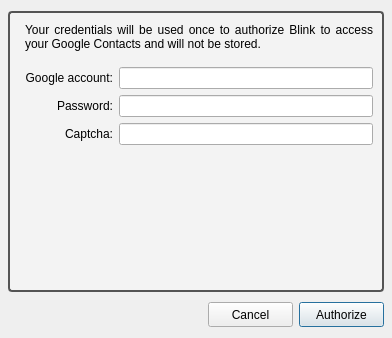
<?xml version="1.0" encoding="UTF-8"?>
<ui version="4.0">
 <class>Dialog</class>
 <widget class="QDialog" name="Dialog">
  <property name="geometry">
   <rect>
    <x>0</x>
    <y>0</y>
    <width>400</width>
    <height>290</height>
   </rect>
  </property>
  <property name="minimumSize">
   <size>
    <width>0</width>
    <height>0</height>
   </size>
  </property>
  <property name="windowTitle">
   <string>Google Contacts Authorization</string>
  </property>
  <layout class="QVBoxLayout" name="dialog_layout">
   <property name="spacing">
    <number>0</number>
   </property>
   <property name="sizeConstraint">
    <enum>QLayout::SetFixedSize</enum>
   </property>
   <property name="leftMargin">
    <number>8</number>
   </property>
   <property name="rightMargin">
    <number>8</number>
   </property>
   <item>
    <widget class="QFrame" name="background_frame">
     <property name="sizePolicy">
      <sizepolicy hsizetype="Preferred" vsizetype="Fixed">
       <horstretch>0</horstretch>
       <verstretch>0</verstretch>
      </sizepolicy>
     </property>
     <property name="minimumSize">
      <size>
       <width>0</width>
       <height>245</height>
      </size>
     </property>
     <property name="styleSheet">
      <string notr="true">QFrame#background_frame {
	border: 2px;
	border-radius: 4px;
	border-style: solid;
	border-color: #545454;
	background-color: rgba(244, 244, 244, 228); /* 244, 244, 244, 228 or 248, 248, 248, 224 */
}
</string>
     </property>
     <property name="frameShape">
      <enum>QFrame::StyledPanel</enum>
     </property>
     <property name="frameShadow">
      <enum>QFrame::Raised</enum>
     </property>
     <layout class="QVBoxLayout" name="frame_layout">
      <property name="leftMargin">
       <number>15</number>
      </property>
      <property name="topMargin">
       <number>10</number>
      </property>
      <item>
       <widget class="QLabel" name="note_label">
        <property name="sizePolicy">
         <sizepolicy hsizetype="Preferred" vsizetype="Preferred">
          <horstretch>0</horstretch>
          <verstretch>0</verstretch>
         </sizepolicy>
        </property>
        <property name="minimumSize">
         <size>
          <width>0</width>
          <height>0</height>
         </size>
        </property>
        <property name="text">
         <string>Your credentials will be used once to authorize Blink to access your Google Contacts and will not be stored.</string>
        </property>
        <property name="textFormat">
         <enum>Qt::AutoText</enum>
        </property>
        <property name="scaledContents">
         <bool>false</bool>
        </property>
        <property name="alignment">
         <set>Qt::AlignJustify|Qt::AlignVCenter</set>
        </property>
        <property name="wordWrap">
         <bool>true</bool>
        </property>
        <property name="buddy">
         <cstring></cstring>
        </property>
       </widget>
      </item>
      <item>
       <spacer name="before_form_spacer">
        <property name="orientation">
         <enum>Qt::Vertical</enum>
        </property>
        <property name="sizeType">
         <enum>QSizePolicy::Fixed</enum>
        </property>
        <property name="sizeHint" stdset="0">
         <size>
          <width>10</width>
          <height>10</height>
         </size>
        </property>
       </spacer>
      </item>
      <item>
       <layout class="QGridLayout" name="grid_layout">
        <item row="0" column="0">
         <widget class="QLabel" name="username_label">
          <property name="text">
           <string>Google account:</string>
          </property>
          <property name="alignment">
           <set>Qt::AlignRight|Qt::AlignTrailing|Qt::AlignVCenter</set>
          </property>
         </widget>
        </item>
        <item row="0" column="1">
         <widget class="ValidatingLineEdit" name="username_editor">
          <property name="minimumSize">
           <size>
            <width>0</width>
            <height>22</height>
           </size>
          </property>
          <property name="inactiveText" stdset="0">
           <string>user@domain</string>
          </property>
          <property name="widgetSpacing" stdset="0">
           <number>0</number>
          </property>
         </widget>
        </item>
        <item row="1" column="0">
         <widget class="QLabel" name="password_label">
          <property name="text">
           <string>Password:</string>
          </property>
          <property name="alignment">
           <set>Qt::AlignRight|Qt::AlignTrailing|Qt::AlignVCenter</set>
          </property>
         </widget>
        </item>
        <item row="1" column="1">
         <widget class="ValidatingLineEdit" name="password_editor">
          <property name="minimumSize">
           <size>
            <width>0</width>
            <height>22</height>
           </size>
          </property>
          <property name="echoMode">
           <enum>QLineEdit::Password</enum>
          </property>
          <property name="inactiveText" stdset="0">
           <string/>
          </property>
          <property name="widgetSpacing" stdset="0">
           <number>0</number>
          </property>
         </widget>
        </item>
        <item row="2" column="0">
         <widget class="QLabel" name="captcha_label">
          <property name="sizePolicy">
           <sizepolicy hsizetype="Preferred" vsizetype="Preferred">
            <horstretch>0</horstretch>
            <verstretch>0</verstretch>
           </sizepolicy>
          </property>
          <property name="minimumSize">
           <size>
            <width>0</width>
            <height>0</height>
           </size>
          </property>
          <property name="text">
           <string>Captcha:</string>
          </property>
          <property name="alignment">
           <set>Qt::AlignRight|Qt::AlignTrailing|Qt::AlignVCenter</set>
          </property>
         </widget>
        </item>
        <item row="2" column="1">
         <widget class="ValidatingLineEdit" name="captcha_editor">
          <property name="minimumSize">
           <size>
            <width>0</width>
            <height>22</height>
           </size>
          </property>
         </widget>
        </item>
        <item row="3" column="1">
         <widget class="QLabel" name="captcha_image_label">
          <property name="enabled">
           <bool>true</bool>
          </property>
          <property name="sizePolicy">
           <sizepolicy hsizetype="Preferred" vsizetype="Preferred">
            <horstretch>0</horstretch>
            <verstretch>0</verstretch>
           </sizepolicy>
          </property>
          <property name="minimumSize">
           <size>
            <width>0</width>
            <height>70</height>
           </size>
          </property>
          <property name="text">
           <string/>
          </property>
          <property name="alignment">
           <set>Qt::AlignLeading|Qt::AlignLeft|Qt::AlignVCenter</set>
          </property>
         </widget>
        </item>
       </layout>
      </item>
      <item>
       <spacer name="after_form_spacer">
        <property name="orientation">
         <enum>Qt::Vertical</enum>
        </property>
        <property name="sizeHint" stdset="0">
         <size>
          <width>20</width>
          <height>40</height>
         </size>
        </property>
       </spacer>
      </item>
      <item>
       <widget class="StatusLabel" name="status_label">
        <property name="alignment">
         <set>Qt::AlignJustify|Qt::AlignVCenter</set>
        </property>
        <property name="wordWrap">
         <bool>true</bool>
        </property>
       </widget>
      </item>
     </layout>
    </widget>
   </item>
   <item>
    <spacer name="frame_spacer">
     <property name="orientation">
      <enum>Qt::Vertical</enum>
     </property>
     <property name="sizeType">
      <enum>QSizePolicy::Fixed</enum>
     </property>
     <property name="sizeHint" stdset="0">
      <size>
       <width>10</width>
       <height>10</height>
      </size>
     </property>
    </spacer>
   </item>
   <item>
    <layout class="QHBoxLayout" name="horizontal_layout">
     <property name="spacing">
      <number>6</number>
     </property>
     <item>
      <spacer name="button_box_spacer">
       <property name="orientation">
        <enum>Qt::Horizontal</enum>
       </property>
       <property name="sizeType">
        <enum>QSizePolicy::Fixed</enum>
       </property>
       <property name="sizeHint" stdset="0">
        <size>
         <width>200</width>
         <height>20</height>
        </size>
       </property>
      </spacer>
     </item>
     <item>
      <widget class="QPushButton" name="reject_button">
       <property name="sizePolicy">
        <sizepolicy hsizetype="Fixed" vsizetype="Fixed">
         <horstretch>0</horstretch>
         <verstretch>0</verstretch>
        </sizepolicy>
       </property>
       <property name="minimumSize">
        <size>
         <width>85</width>
         <height>25</height>
        </size>
       </property>
       <property name="text">
        <string>Cancel</string>
       </property>
      </widget>
     </item>
     <item>
      <widget class="QPushButton" name="authorize_button">
       <property name="sizePolicy">
        <sizepolicy hsizetype="Fixed" vsizetype="Fixed">
         <horstretch>0</horstretch>
         <verstretch>0</verstretch>
        </sizepolicy>
       </property>
       <property name="minimumSize">
        <size>
         <width>85</width>
         <height>25</height>
        </size>
       </property>
       <property name="text">
        <string>Authorize</string>
       </property>
       <property name="default">
        <bool>true</bool>
       </property>
      </widget>
     </item>
    </layout>
   </item>
  </layout>
 </widget>
 <customwidgets>
  <customwidget>
   <class>ValidatingLineEdit</class>
   <extends>QLineEdit</extends>
   <header>blink.widgets.lineedit</header>
  </customwidget>
  <customwidget>
   <class>StatusLabel</class>
   <extends>QLabel</extends>
   <header>blink.widgets.labels</header>
  </customwidget>
 </customwidgets>
 <resources/>
 <connections>
  <connection>
   <sender>reject_button</sender>
   <signal>clicked()</signal>
   <receiver>Dialog</receiver>
   <slot>reject()</slot>
   <hints>
    <hint type="sourcelabel">
     <x>257</x>
     <y>202</y>
    </hint>
    <hint type="destinationlabel">
     <x>199</x>
     <y>109</y>
    </hint>
   </hints>
  </connection>
 </connections>
</ui>
